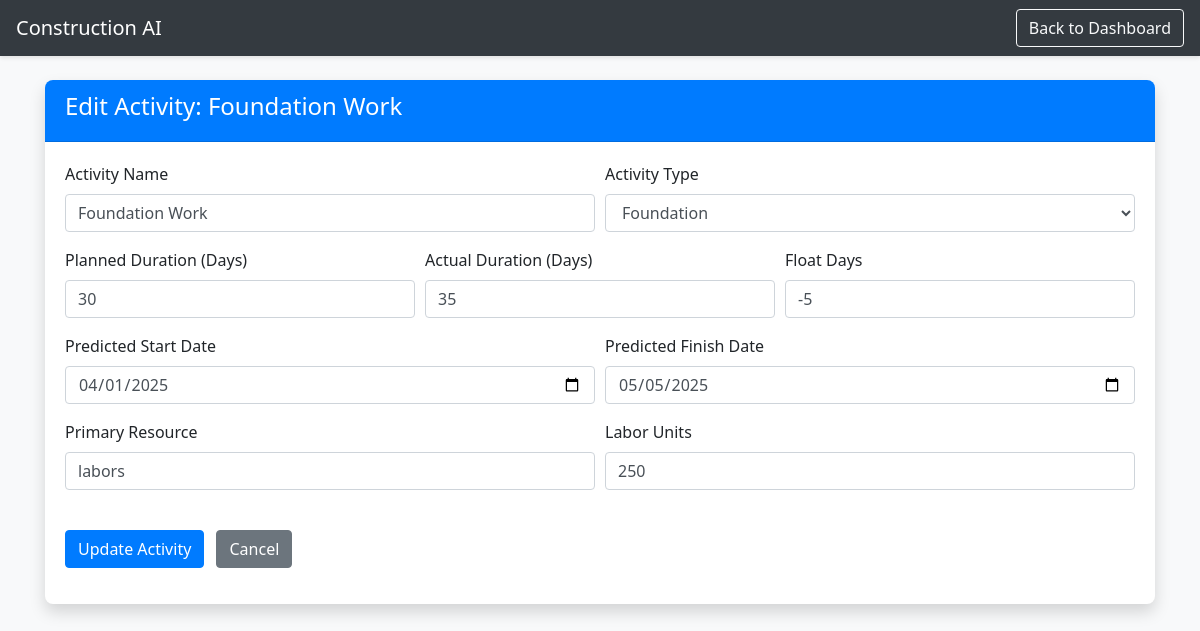
Page /edit_project/1 (signed in) on the earlier database version.
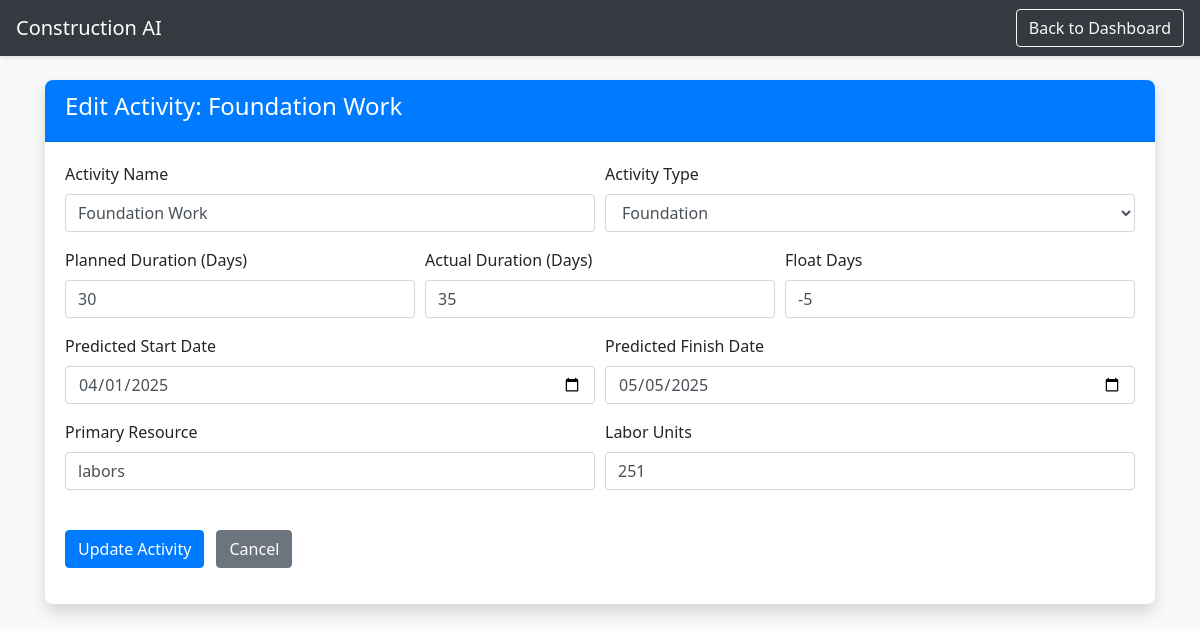
Same page on the later database version.
### app.py (models this page shows)
class Project(db.Model):
    __tablename__ = 'projects'
    id = db.Column(db.Integer, primary_key=True)
    activity = db.Column(db.String(100), nullable=False)
    activity_type = db.Column(db.String(50))
    float_days = db.Column(db.Integer)
    primary_resource = db.Column(db.String(50))
    delay_probability = db.Column(db.Float)
    planned_duration = db.Column(db.Integer, nullable=False)
    actual_duration = db.Column(db.Integer, nullable=False)
    predicted_duration = db.Column(db.Integer)
    predicted_start = db.Column(db.Date)
    predicted_finish = db.Column(db.Date)
    planned_expense = db.Column(db.Float)
    labor_units = db.Column(db.Integer)
    admin_id = db.Column(db.Integer, db.ForeignKey('users.id'))

### app.py (the view, shortened to what this page needs)
@app.route('/edit_project/<int:id>', methods=['GET', 'POST'])
@login_required
def edit_project(id):
    if current_user.role != 'admin':
        flash('Permission denied', 'danger')
        return redirect(url_for('dashboard'))
    project = Project.query.get_or_404(id)
    if request.method == 'GET':
        return render_template('edit_project.html', project=project)

### app.py (called while the page is built)
@login_manager.user_loader
def load_user(user_id):
    return User.query.get(int(user_id))

### templates/edit_project.html (shortened to what this page needs)
<!DOCTYPE html>
<html>
<head>
    <link rel="stylesheet" href="https://stackpath.bootstrapcdn.com/bootstrap/4.5.2/css/bootstrap.min.css">
    <link rel="stylesheet" href="{{ url_for('static', filename='style.css') }}">
</head>
<body class="bg-light">
    <nav class="navbar navbar-dark bg-dark">
        <a class="navbar-brand" href="/dashboard">Construction AI</a>
        <a href="/dashboard" class="btn btn-outline-light">Back to Dashboard</a>
    </nav>
    <div class="container mt-4">
        <div class="card shadow">
            <div class="card-header bg-primary text-white">
                <h4>Edit Activity: {{ project.activity }}</h4>
            </div>
            <div class="card-body">
                <form method="POST">
                    <div class="form-row">
                        <div class="form-group col-md-6">
                            <label>Activity Name</label>
                            <input type="text" name="activity" class="form-control"
                                   value="{{ project.activity }}" required>
                        </div>
                        <div class="form-group col-md-6">
                            <label>Activity Type</label>
                            <select name="activity_type" class="form-control" required>
                                <option value="Foundation" {% if project.activity_type == 'Foundation' %}selected{% endif %}>Foundation</option>
                            </select>
                        </div>
                    </div>
                    <div class="form-row">
                        <div class="form-group col-md-4">
                            <label>Planned Duration (Days)</label>
                            <input type="number" name="planned_duration" class="form-control"
                                   value="{{ project.planned_duration }}" required>
                        </div>
                        <div class="form-group col-md-4">
                            <label>Actual Duration (Days)</label>
                            <input type="number" name="actual_duration" class="form-control"
                                   value="{{ project.actual_duration }}" required>
                        </div>
                        <div class="form-group col-md-4">
                            <label>Float Days</label>
                            <input type="number" name="float_days" class="form-control"
                                   value="{{ project.float_days }}" required>
                        </div>
                    </div>
                    <div class="form-row">
                        <div class="form-group col-md-6">
                            <label>Predicted Start Date</label>
                            <input type="date" name="predicted_start" class="form-control"
                                   value="{{ project.predicted_start.strftime('%Y-%m-%d') }}" required>
                        </div>
                        <div class="form-group col-md-6">
                            <label>Predicted Finish Date</label>
                            <input type="date" name="predicted_finish" class="form-control"
                                   value="{{ project.predicted_finish.strftime('%Y-%m-%d') }}" required>
                        </div>
                    </div>
                    <div class="form-row">
                        <div class="form-group col-md-6">
                            <label>Primary Resource</label>
                            <input type="text" name="primary_resource" class="form-control"
                                   value="{{ project.primary_resource }}" required>
                        </div>
                        <div class="form-group col-md-6">
                            <label>Labor Units</label>
                            <input type="number" name="labor_units" class="form-control"
                                   value="{{ project.labor_units }}" required>
                        </div>
                    </div>
                    <div class="form-group mt-4">
                        <button type="submit" class="btn btn-primary mr-2">Update Activity</button>
                        <a href="/dashboard" class="btn btn-secondary">Cancel</a>
                    </div>
                </form>
            </div>
        </div>
    </div>
</body>
</html>
</body>
</html>

### static/style.css (style rules this page uses)
body { background-color: #f8f9fa; font-family: 'Segoe UI', Tahoma, Geneva, Verdana, sans-serif; }
.navbar { box-shadow: 0 2px 4px rgba(0,0,0,.1); }
.card { border: none; border-radius: 0.5rem; box-shadow: 0 0.15rem 1.75rem 0 rgba(58, 59, 69, 0.15); }
.card-header { border-radius: 0.5rem 0.5rem 0 0 !important; }

Differences in the rows shown:
changed Project "Foundation Work": labor_units "250" → "251"
